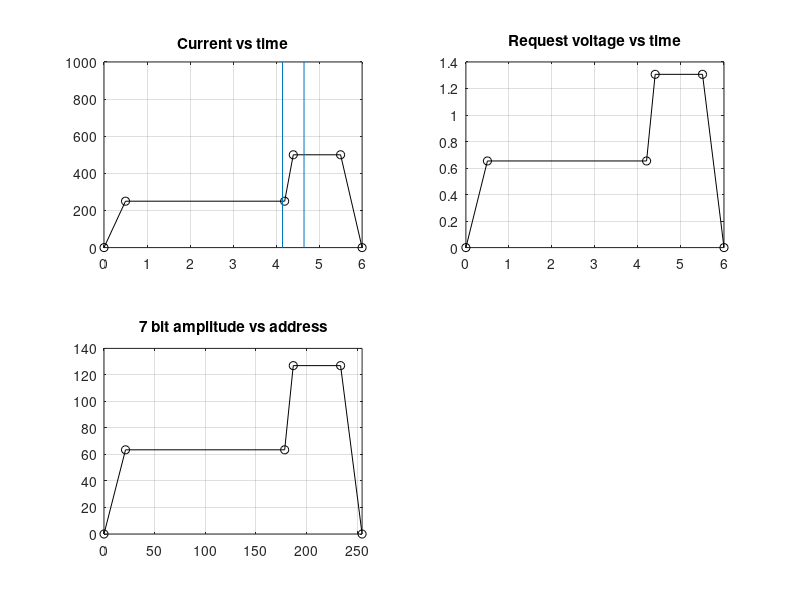

Recreate this plot in MATLAB.
% Programming the Wavetek SG
% clear all
% close all

RFpulseLength = 0.5;
RFStart = 4.15;
RFEnd = RFStart + RFpulseLength;

Ymax = 127;
Ymin = 0  ;

Xmin = 0  ;
Xmax = 255;

Ical = 382.6; % [A/V]

CurrentProgram = 12;

switch CurrentProgram
    case 8 
        I = [0,220 ,220 ,220  ,220  ,0];
        t = [0,0.5 ,4.2 ,4.4  ,5.5  ,6];
    case 9
        I = [0,220 ,220 ,350  ,350  ,0];
        t = [0,0.5 ,4.2 ,4.4  ,5.5  ,6];
    case 10
        I = [0,220 ,220 ,400  ,400  ,0];
        t = [0,0.5 ,4.2 ,4.4  ,5.5  ,6];
    case 11
        I = [0,220 ,220 ,440  ,440  ,0];
        t = [0,0.5 ,4.2 ,4.4  ,5.5  ,6];
    case 12
        I = [0,250 ,250 ,500  ,500  ,0];
        t = [0,0.5 ,4.2 ,4.4  ,5.5  ,6];
end

% Convert the desired current to voltge request level:
V = I/Ical;

% Convert request voltage and time to bits:
Y = V*(Ymax/max(V));
X = t*(Xmax/max(t));

% Plot data
figure
subplot(2,2,1)
hold on
plot(t,I,'ko-')
line([RFStart,RFStart],[0,1e3])
line([RFEnd,RFEnd],[0,1e3])
box on
title('Current vs time')
grid on

subplot(2,2,2)
plot(t,V,'ko-')
box on
title('Request voltage vs time')
grid on

subplot(2,2,3)
plot(X,Y,'ko-')
title('7 bit amplitude vs address')
xlim([Xmin,Xmax])
grid on

set(gcf,'color','w','Position',[600  60  500  550])
